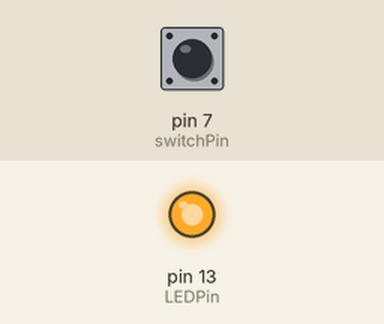
Recording of a sketch running on a simulated Arduino Uno, built with avr-gcc and run on an emulated ATmega328P. Parts: output pins drawn as LEDs (lit = HIGH). Dashed ring = blinking. The inputs (shaded band) are chosen by the test bench; at power-on: pin 7 (switchPin) LOW. What the sketch prints to the serial monitor is not drawn.

Above: at 1.2 s.
1.3 s: pin 7 (switchPin) pulled HIGH for 0.15 s
At 1.4 s:
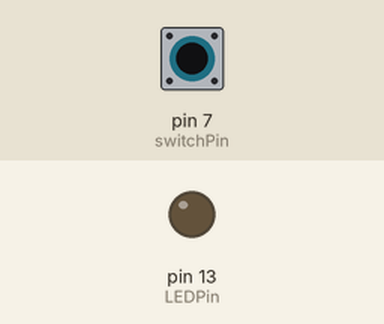
3.0 s: pin 7 (switchPin) pulled HIGH for 1 s
At 5.1 s:
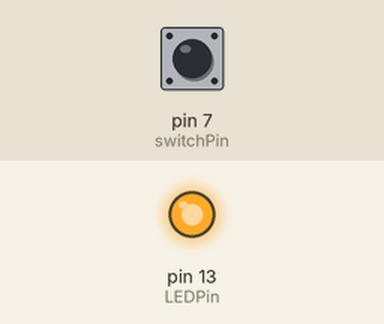
5.5 s: pin 7 (switchPin) pulled HIGH for 3.2 s
At 6.2 s:
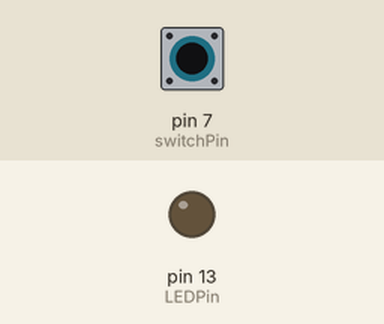
10.2 s: pin 7 (switchPin) pulsed HIGH 2 times (0.12 s each, 0.3 s apart)
At 10.45 s:
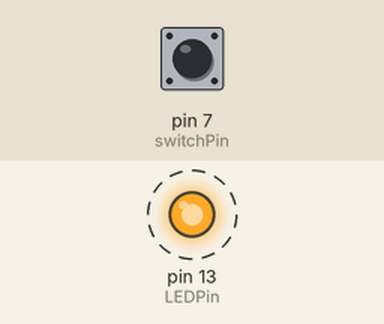
Timing chart, 0 to 13.2 s (numbered marks = the images above; inputs shaded):
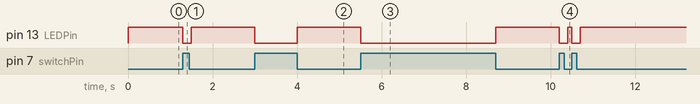

The sketch:

Controlling.ino
```cpp
int switchPin = 7;
int LEDPin = 13;
void setup() {
 pinMode (switchPin, INPUT);
 pinMode (LEDPin, OUTPUT);
 Serial.begin(9600);
}
void loop() {
 if (digitalRead(switchPin) == HIGH) {
 Serial.print(0, BYTE);
 digitalWrite(LEDPin, LOW);
 } else {
 Serial.print(1, BYTE);
 digitalWrite(LEDPin, HIGH);
 }
 delay(100);
}
```

Measured:
- after the input at 1.3 s, pin 13 (LEDPin): HIGH → LOW at once, → HIGH 0.20 s later
- after the input at 3.0 s, pin 13 (LEDPin): HIGH → LOW at once, → HIGH 1.0 s later
- after the input at 5.5 s, pin 13 (LEDPin): HIGH → LOW at once, → HIGH 3.2 s later
- after the input at 10.2 s, pin 13 (LEDPin): alternates HIGH for 0.10 s and LOW for 0.20 s, 4 changes in all, then stays HIGH, starting at once
